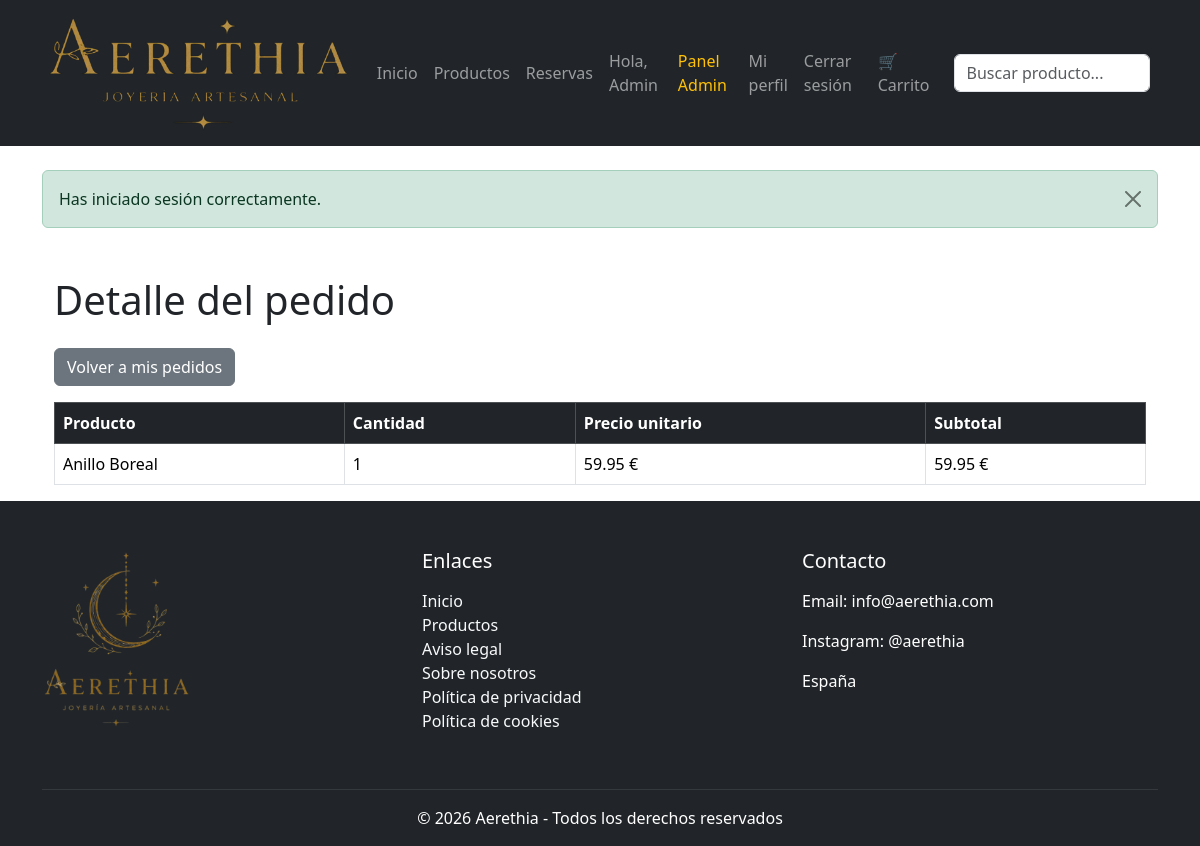
Screenshot of /index.php?controller=pedido&action=detalle&id=26 (signed in) with the database file from the repository.
### tables this page shows
CREATE TABLE `detalle_pedido` (
  `id_detalle` int(11) NOT NULL,
  `id_pedido` int(11) NOT NULL,
  `id_producto` int(11) NOT NULL,
  `cantidad` int(11) NOT NULL,
  `precio_unitario` decimal(10,2) NOT NULL
);

CREATE TABLE `productos` (
  `id_producto` int(11) NOT NULL,
  `nombre` varchar(150) NOT NULL,
  `descripcion` text NOT NULL,
  `precio` decimal(10,2) NOT NULL,
  `imagen` varchar(255) DEFAULT NULL,
  `stock` int(11) DEFAULT 0,
  `exclusivo` tinyint(1) DEFAULT 0,
  `limite_reservas` int(11) DEFAULT 0,
  `id_categoria` int(11) NOT NULL,
  `activo` tinyint(1) DEFAULT 1,
  `fecha_creacion` datetime DEFAULT current_timestamp(),
  `id_piedra` int(11) DEFAULT NULL
);

### htdocs/app/controllers/PedidoController.php (called while the page is built, shortened)
<?php
require_once __DIR__ . "/../models/Pedido.php";
class PedidoController {
    public function detalle(){
        $id_usuario = $_SESSION["usuario"]["id_usuario"];
        $id_pedido = $_GET["id"];
        $detalles = Pedido::obtenerDetalle($id_pedido, $id_usuario);
        require_once __DIR__ . "/../views/pedidos/detalle.php";
    }
}
?>

### htdocs/index.php (called while the page is built, shortened)
<?php
$action     = isset($_GET['action'])     ? $_GET['action']     : 'index';
$controllerObject = new $controllerName();
$controllerObject->$action();
?>

### htdocs/app/models/Pedido.php (called while the page is built, shortened)
<?php
class Pedido {
    public static function obtenerDetalle($id_pedido, $id_usuario) {
        $db = Conexion::conectar();
        $sql = "SELECT
                    dp.id_detalle,
                    pr.nombre,
                    pr.imagen,
                    dp.cantidad,
                    dp.precio_unitario,
                    (dp.cantidad * dp.precio_unitario) AS subtotal
                FROM detalle_pedido dp
                INNER JOIN productos pr
                    ON dp.id_producto = pr.id_producto
                INNER JOIN pedidos p
                    ON dp.id_pedido = p.id_pedido
                WHERE dp.id_pedido = :id_pedido
                AND p.id_usuario = :id_usuario";
        $stmt = $db->prepare($sql);
        $stmt->bindParam(":id_pedido", $id_pedido);
        $stmt->bindParam(":id_usuario", $id_usuario);
        $stmt->execute();
        return $stmt->fetchAll(PDO::FETCH_ASSOC);
    }
    }
?>

### htdocs/app/views/pedidos/detalle.php (the view)
<?php require_once __DIR__ . "/../layouts/header.php"; ?>
<div class="container mt-5">
    <h1 class="mb-4">Detalle del pedido</h1>
    <a href="index.php?controller=pedido&action=misPedidos" class="btn btn-secondary mb-3">
        Volver a mis pedidos
    </a>
    <?php if (empty($detalles)): ?>
        <div class="alert alert-warning">
            No se han encontrado detalles para este pedido.
        </div>
    <?php else: ?>
        <table class="table table-bordered align-middle">
            <thead class="table-dark">
                <tr>
                    <th>Producto</th>
                    <th>Cantidad</th>
                    <th>Precio unitario</th>
                    <th>Subtotal</th>
                </tr>
            </thead>
            <tbody>
                <?php foreach ($detalles as $detalle): ?>
                    <tr>
                        <td><?= htmlspecialchars($detalle["nombre"]) ?></td>
                        <td><?= $detalle["cantidad"] ?></td>
                        <td><?= number_format($detalle["precio_unitario"], 2) ?> €</td>
                        <td><?= number_format($detalle["subtotal"], 2) ?> €</td>
                    </tr>
                <?php endforeach; ?>
            </tbody>
        </table>
    <?php endif; ?>
</div>
<?php require_once __DIR__ . "/../layouts/footer.php"; ?>

### rows the page displays
detalle_pedido: id_producto.nombre "Anillo Boreal", cantidad "1", precio_unitario "59.95", subtotal "59.95"

### other values shown
$_SESSION["usuario"]["nombre"] "Admin"
$_SESSION["mensaje"] "Has iniciado sesión correctamente."
